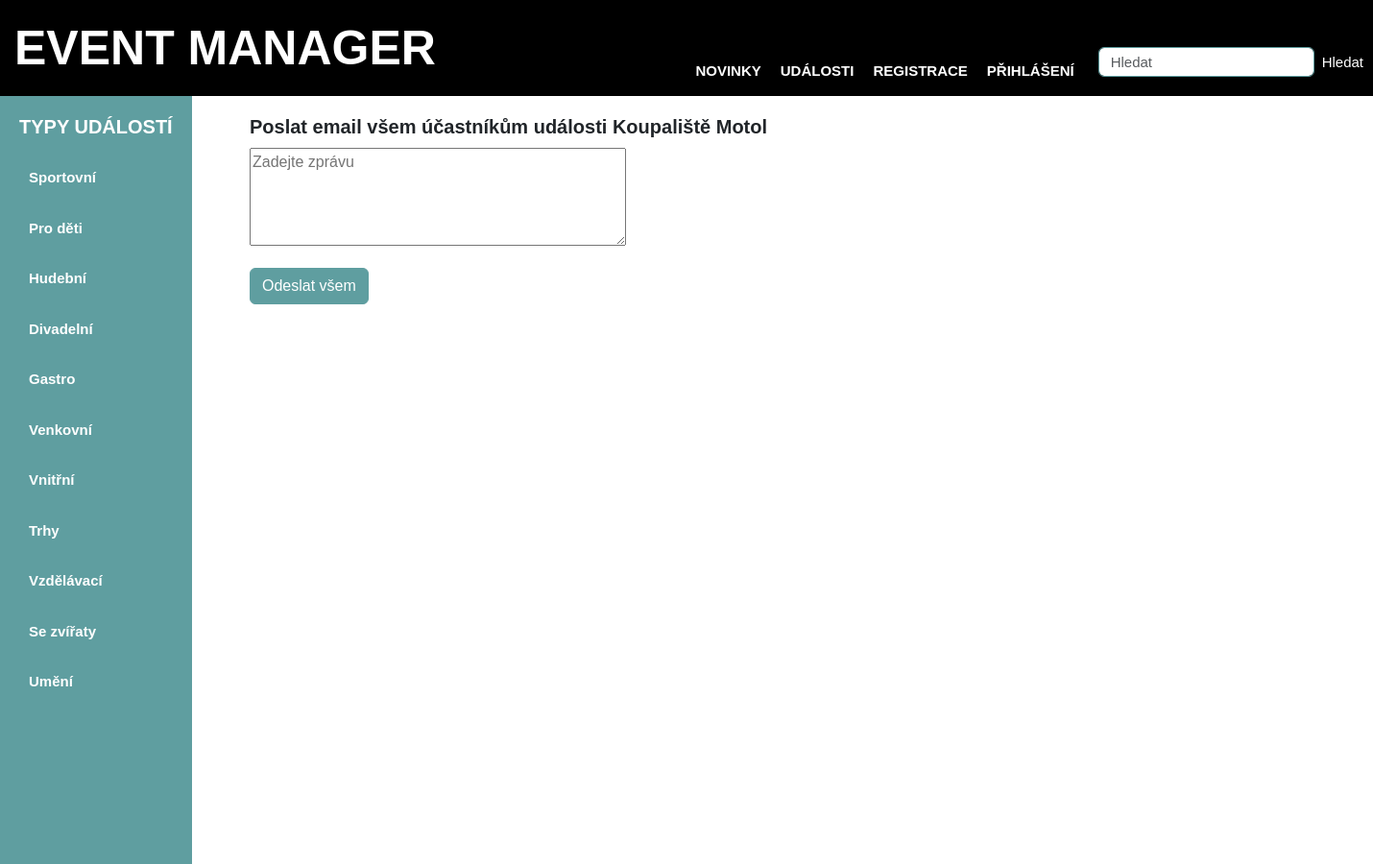
Screenshot of /send_email_to_all/13/ with the database file from the repository.
### viewer/models.py (models this page shows, shortened)
class EventType(Model):
    name = CharField(max_length=128)
    is_approved = models.BooleanField(default=False)  # Výchozí hodnota je False (ne schváleno)
    class Meta:
        permissions = [
            ('custom_add_eventtype', 'Can add event type'),  # změňte název na něco jedinečného
        ]

class Event(Model):
  name = CharField(max_length=128)
  describtion = CharField(max_length=6000, default="")
  eventType = ManyToManyField(EventType)
  date = DateField(default=timezone.now)
  create_date = DateTimeField(auto_now_add=True)
  place = CharField(max_length=128, default="")
  entry = BooleanField(default=False)
  user = ForeignKey(User, on_delete=DO_NOTHING, default=1)
  link = URLField(max_length=200, blank=True, null=True)
  image = ImageField(upload_to='event_images/', blank=False, null=True)
  attendees = models.ManyToManyField(User, related_name="events_attending", blank=True)
  capacity = models.PositiveIntegerField(null=True, blank=True, default=None)  # None znamená neomezeno
  is_capacity_limited = models.BooleanField(default=False)
  is_approved = models.BooleanField(default=False)  # Výchozí hodnota je False (ne schváleno)

### viewer/views.py (the view, shortened to what this page needs)
# urls.py: path('send_email_to_all/<int:event_pk>/', SendEmailToAllView.as_view(), name='send_email_to_all'),
class SendEmailToAllView(View):
    template_name = 'send_email_to_all.html'
    def get(self, request, event_pk):
        event = get_object_or_404(Event, pk=event_pk)
        form = EmailForm()
        return render(request, self.template_name, {'form': form, 'event': event})

### viewer/forms.py (shortened to what this page needs)
class EmailForm(forms.Form):
    message = forms.CharField(
        widget=forms.Textarea(attrs={'rows': 4, 'placeholder': 'Zadejte zprávu'}),
        label='',  # Pokud nechcete název, můžete nechat prázdné
        required=True  # Povinné pole
    )
    def __init__(self, *args, include_subject=False, **kwargs):
        super().__init__(*args, **kwargs)

### viewer/views.py (called while the page is built)
def global_data(request):
    data = EventType.objects.filter(is_approved=True)
    return {'type_list': data}

### viewer/templates/send_email_to_all.html (shortened to what this page needs)
{% extends "base.html" %}
{% block content %}
<h3>Poslat email všem účastníkům události {{ event.name }}</h3>
<form method="post">
    {{ form.as_p }}
    <button type="submit" class="btn btn-primary">Odeslat všem</button>
</form>
{% endblock %}

### viewer/templates/base.html (shortened to what this page needs)
<!DOCTYPE html>
<html lang="cs">
<head>
    <link href="https://cdn.jsdelivr.net/npm/bootstrap@5.3.0/dist/css/bootstrap.min.css" rel="stylesheet">
    {% load static %}
    <link rel="stylesheet" href="{% static 'styles.css' %}">
</head>
<body>
    <nav class="header">
        <div class="logo">EVENT MANAGER</div>
        <nav class="nav-bar">
            <a href="{% url 'main_page' %}">NOVINKY</a>
            <a href="{% url 'events' %}">UDÁLOSTI</a>
            {% if request.user.is_authenticated %}
                <a href="{% url 'my_attendees' %}">MOJE AKCE</a>
                <a href="{% url 'my_page' %}">MŮJ ÚČET - {{ request.user.username }}</a>
                <a href="{% url 'logout' %}">ODHLÁSIT</a>
            {% else %}
                <a href="{% url 'sign_up' %}">REGISTRACE</a>
                <a href="{% url 'login' %}">PŘIHLÁŠENÍ</a>
            {% endif %}
            <form class="d-flex" method="get" action="{% url 'search' %}">
                <input type="text" name="query" class="form-control me-2" placeholder="Hledat" aria-label="Search" required="" id="id_query">
                <button class="btn btn-outline-success" type="submit">Hledat</button>
            </form>
        </nav>
    </nav>
    <div class="container">
        <div class="left-sidebar">
            <h3>TYPY UDÁLOSTÍ</h3>
            <ul>
                {% for type in type_list %}
                    {% if type.is_approved %}
                        <li><a href="{% url 'type_filter' type.pk %}">{{ type.name }}</a></li>
                    {% endif %}
                {% endfor %}
            </ul>
        </div>
        <div class="content">
            <div>
                {% block content %}{% endblock %}
            </div>
        </div>
    </div>
    </body>
</html>

### viewer/static/styles.css (style rules this page uses)
body { font-family: RijksText, Arial, sans-serif; margin: 0px }
.header { display: flex; justify-content: space-between; align-items: center; padding-left: 10px; margin-top: 0px; background-color: #000; margin-left: 0px !important; margin-right: 0px; }
.logo { font-size: 50px; font-weight: bold; color: white; margin-left: 5px !important; }
.nav-bar { display: flex; font-size: 18px; justify-content: center; gap: 10px; align-items: flex-end; background-color: #000; margin-right: 10px; margin-bottom: 10px; min-height: 90px; }
.nav-bar a { text-decoration: none; padding: 5px; color: white; }
.container { display: flex; background-color: #FFFFFF !important; padding: 0px; min-height: 100vh; margin-left: 0px !important; }
.content { flex-grow: 1; padding-top: 20px; padding-left: 40px; padding-right: 0px; min-width: 1200px; }
.left-sidebar { width: 200px; min-width: 200px; padding: 20px; background-color: #5F9EA0; border: 0px solid #ddd; font-size: 20px; margin-right: 20px; }
.left-sidebar h3 { margin-bottom: 20px; color: white; }
.left-sidebar ul { list-style-type: none; padding-left: 0; margin: 10; }
.left-sidebar li { margin-bottom: 10px; }
.left-sidebar a { color: white; text-decoration: none; display: block; border-radius: 5px; padding: 10px; }
h3 { margin-bottom: 10px; font-size: 20px; font-weight: bold; }
a { font-size: 15px; }
.form-control { margin: 10px; display: block; width: 100%; padding: 0.375rem 0.75rem; font-size: 15px; line-height: 1; color: #495057; background-color: #fff; background-clip: padding-box; border: 1px solid #5F9EA0; }
.btn-outline-success { background-color: #000000; color: white; border: none; padding: 15px 0px; height: 5px; border-radius: 5px; font-size: 15px; cursor: pointer; margin: 0px 0 15px 0; }
.btn-primary { background-color: #5F9EA0; color: white; border-color: #5F9EA0; }
a { color: #000; text-decoration: none; font-weight: bold; font-size: 15px; }

### rows the page displays
EventType: name "Sportovní"
EventType: name "Pro děti"
EventType: name "Hudební"
EventType: name "Divadelní"
EventType: name "Gastro"
EventType: name "Venkovní"
EventType: name "Vnitřní"
EventType: name "Trhy"
EventType: name "Vzdělávací"
EventType: name "Se zvířaty"
EventType: name "Umění"
Event: name "Koupaliště Motol"
